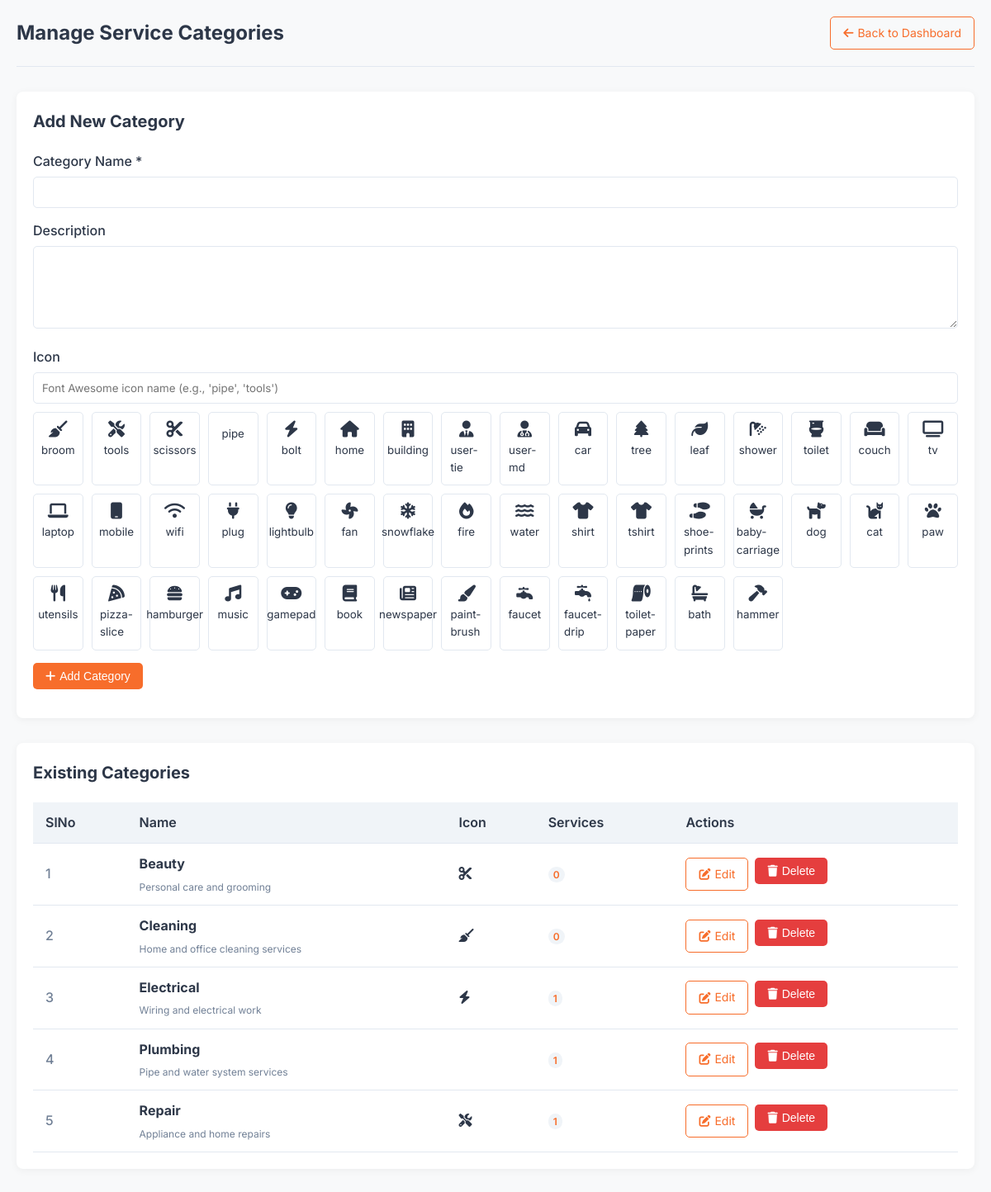
Screenshot of /manage_categories.php (signed in) with the database file from the repository.
### tables this page shows
CREATE TABLE `service_categories` (
  `id` int(11) NOT NULL,
  `name` varchar(50) NOT NULL,
  `description` text DEFAULT NULL,
  `icon` varchar(50) DEFAULT NULL
);

### manage_categories.php (the view, shortened to what this page needs)
<?php
require_once 'db.php';
$categories = $conn->query("
    SELECT sc.*, COUNT(s.id) as service_count
    FROM service_categories sc
    LEFT JOIN services s ON sc.id = s.category_id
    GROUP BY sc.id
    ORDER BY sc.name ASC
");
$edit_category = null;
$available_icons = [
    'broom', 'tools', 'scissors', 'pipe', 'bolt',
    'home', 'building', 'user-tie', 'user-md', 'car',
    'tree', 'leaf', 'shower', 'toilet', 'couch',
    'tv', 'laptop', 'mobile', 'wifi', 'plug',
    'lightbulb', 'fan', 'snowflake', 'fire', 'water',
    'shirt', 'tshirt', 'shoe-prints', 'baby-carriage', 'dog',
    'cat', 'paw', 'utensils', 'pizza-slice', 'hamburger',
    'music', 'gamepad', 'book', 'newspaper', 'paint-brush',
    'faucet', 'faucet-drip', 'toilet-paper', 'bath', 'hammer'
];
?>
<!DOCTYPE html>
<html lang="en">
<head>
    <link rel="stylesheet" href="https://cdnjs.cloudflare.com/ajax/libs/font-awesome/6.4.0/css/all.min.css">
</head>
<body>
    <div class="container">
        <div class="header">
            <h1>Manage Service Categories</h1>
            <a href="admin_dashboard.php" class="btn btn-outline">
                <i class="fas fa-arrow-left"></i> Back to Dashboard
            </a>
        </div>
        <div class="card">
            <h2><?= $edit_category ? 'Edit Category' : 'Add New Category' ?></h2>
            <form method="POST">
                <div class="form-group">
                    <label for="name">Category Name *</label>
                    <input type="text" id="name" name="name" class="form-control"
                           value="<?= $edit_category ? htmlspecialchars($edit_category['name']) : '' ?>" required>
                </div>
                <div class="form-group">
                    <label for="description">Description</label>
                    <textarea id="description" name="description" class="form-control"><?=
                        $edit_category ? htmlspecialchars($edit_category['description']) : '' ?></textarea>
                </div>
                <div class="form-group">
                    <label for="icon">Icon</label>
                    <input type="text" id="icon" name="icon" class="form-control"
                           value="<?= $edit_category ? htmlspecialchars($edit_category['icon']) : '' ?>"
                           placeholder="Font Awesome icon name (e.g., 'pipe', 'tools')">
                    <div class="icon-selector">
                        <?php foreach ($available_icons as $icon): ?>
                            <div class="icon-option <?= ($edit_category && $edit_category['icon'] === $icon) ? 'selected' : '' ?>"
                                 onclick="document.getElementById('icon').value = '<?= $icon ?>'; updateSelectedIcon(this)">
                                <i class="fas fa-<?= $icon ?>"></i>
                                <small><?= $icon ?></small>
                            </div>
                        <?php endforeach; ?>
                    </div>
                </div>
                <div class="form-group">
                    <?php if ($edit_category): ?>
                        <button type="submit" name="update_category" class="btn btn-success">
                            <i class="fas fa-save"></i> Update Category
                        </button>
                        <a href="manage_categories.php" class="btn btn-outline">
                            <i class="fas fa-times"></i> Cancel
                        </a>
                    <?php else: ?>
                        <button type="submit" name="add_category" class="btn btn-primary">
                            <i class="fas fa-plus"></i> Add Category
                        </button>
                    <?php endif; ?>
                </div>
            </form>
        </div>
        <div class="card">
            <h2>Existing Categories</h2>
            <?php if ($categories->num_rows > 0): ?>
                <table class="table">
                    <thead>
                        <tr>
                            <th>SlNo</th>
                            <th>Name</th>
                            <th>Icon</th>
                            <th>Services</th>
                            <th>Actions</th>
                        </tr>
                    </thead>
                    <tbody>
                        <?php
                        $serial_no = 1;
                        while ($category = $categories->fetch_assoc()):
                        ?>
                            <tr>
                                <td class="serial-no"><?= $serial_no++ ?></td>
                                <td>
                                    <strong><?= htmlspecialchars($category['name']) ?></strong>
                                    <?php if (!empty($category['description'])): ?>
                                        <div style="font-size: 12px; color: var(--light-text); margin-top: 5px;">
                                            <?= htmlspecialchars(substr($category['description'], 0, 50)) ?>
                                        </div>
                                    <?php endif; ?>
                                </td>
                                <td>
                                    <?php if (!empty($category['icon'])): ?>
                                        <i class="fas fa-<?= htmlspecialchars($category['icon']) ?>" title="<?= htmlspecialchars($category['icon']) ?>"></i>
                                    <?php else: ?>
                                        <span style="color: var(--light-text);">None</span>
                                    <?php endif; ?>
                                </td>
                                <td>
                                    <span class="service-count"><?= $category['service_count'] ?></span>
                                </td>
                                <td>
                                    <div class="action-buttons">
                                        <a href="manage_categories.php?edit=<?= $category['id'] ?>" class="btn btn-outline">
                                            <i class="fas fa-edit"></i> Edit
                                        </a>
                                        <form method="POST" style="display: inline;">
                                            <button type="submit" name="delete_category" class="btn btn-danger"
                                                    onclick="return confirm('Are you sure you want to delete this category?')">
                                                <i class="fas fa-trash"></i> Delete
                                            </button>
                                        </form>
                                    </div>
                                </td>
                            </tr>
                        <?php endwhile; ?>
                    </tbody>
                </table>
            <?php else: ?>
                <p>No categories found. Add your first category above.</p>
            <?php endif; ?>
        </div>
    </div>
</body>
</html>

### manage_categories.php (style rules this page uses)
:root { --primary: #f76d2b; --primary-dark: #e05b1a; --secondary: #2d3748; --accent: #f0f4f8; --text: #2d3748; --light-text: #718096; --border: #e2e8f0; --white: #ffffff; --black: #000000; --success: #38a169; --error: #e53e3e; }
* { margin: 0; padding: 0; box-sizing: border-box; }
body { font-family: 'Inter', sans-serif; background-color: #f8f9fa; color: var(--text); line-height: 1.6; }
.container { max-width: 1200px; margin: 0 auto; padding: 20px; }
.header { display: flex; justify-content: space-between; align-items: center; margin-bottom: 30px; padding-bottom: 20px; border-bottom: 1px solid var(--border); }
.header h1 { font-size: 24px; color: var(--secondary); }
.btn { padding: 8px 15px; border-radius: 5px; text-decoration: none; font-size: 14px; transition: all 0.3s; cursor: pointer; border: none; display: inline-flex; align-items: center; gap: 5px; }
.btn-primary { background-color: var(--primary); color: white; }
.btn-outline { background-color: transparent; border: 1px solid var(--primary); color: var(--primary); }
.btn-danger { background-color: var(--error); color: white; }
.card { background-color: var(--white); border-radius: 8px; padding: 20px; box-shadow: 0 2px 10px rgba(0,0,0,0.05); margin-bottom: 30px; }
.card h2 { font-size: 20px; margin-bottom: 20px; color: var(--secondary); }
.form-group { margin-bottom: 15px; }
.form-group label { display: block; margin-bottom: 5px; font-weight: 500; }
.form-control { width: 100%; padding: 10px; border: 1px solid var(--border); border-radius: 5px; font-family: inherit; }
textarea.form-control { min-height: 100px; resize: vertical; }
.table { width: 100%; border-collapse: collapse; margin-top: 20px; }
.table th, .table td { padding: 12px 15px; text-align: left; border-bottom: 1px solid var(--border); }
.table th { background-color: var(--accent); color: var(--secondary); font-weight: 600; }
.action-buttons { display: flex; gap: 8px; }
.icon-selector { display: grid; grid-template-columns: repeat(auto-fill, minmax(60px, 1fr)); gap: 10px; margin-top: 10px; }
.icon-option { display: flex; flex-direction: column; align-items: center; padding: 10px; border: 1px solid var(--border); border-radius: 5px; cursor: pointer; transition: all 0.2s; }
.icon-option i { font-size: 20px; margin-bottom: 5px; }
.service-count { background-color: var(--accent); color: var(--primary); padding: 2px 6px; border-radius: 10px; font-size: 12px; font-weight: 600; }
.serial-no { color: var(--light-text); font-weight: 500; }

### rows the page displays
service_categories: name "Beauty", description "Personal care and grooming", service_count "0"
service_categories: name "Cleaning", description "Home and office cleaning services", service_count "0"
service_categories: name "Electrical", description "Wiring and electrical work", service_count "1"
service_categories: name "Plumbing", description "Pipe and water system services", service_count "1"
service_categories: name "Repair", description "Appliance and home repairs", service_count "1"

### other values shown
$icon "broom"
$icon "tools"
$icon "scissors"
$icon "pipe"
$icon "bolt"
$icon "home"
$icon "building"
$icon "user-tie"
$icon "user-md"
$icon "car"
$icon "tree"
$icon "leaf"
$icon "shower"
$icon "toilet"
$icon "couch"
